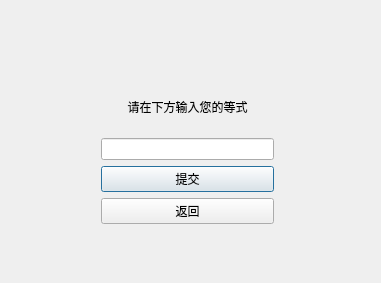
<?xml version="1.0" encoding="UTF-8"?>
<ui version="4.0">
 <class>Dialog</class>
 <widget class="QDialog" name="Dialog">
  <property name="geometry">
   <rect>
    <x>0</x>
    <y>0</y>
    <width>381</width>
    <height>283</height>
   </rect>
  </property>
  <property name="windowTitle">
   <string>Dialog</string>
  </property>
  <widget class="QWidget" name="layoutWidget">
   <property name="geometry">
    <rect>
     <x>101</x>
     <y>81</y>
     <width>173</width>
     <height>143</height>
    </rect>
   </property>
   <layout class="QVBoxLayout" name="verticalLayout">
    <item>
     <widget class="QLabel" name="label">
      <property name="text">
       <string>请在下方输入您的等式</string>
      </property>
      <property name="alignment">
       <set>Qt::AlignCenter</set>
      </property>
     </widget>
    </item>
    <item>
     <widget class="QLineEdit" name="lineEdit">
      <property name="inputMask">
       <string/>
      </property>
      <property name="text">
       <string/>
      </property>
      <property name="alignment">
       <set>Qt::AlignCenter</set>
      </property>
     </widget>
    </item>
    <item>
     <widget class="QPushButton" name="upload_submit">
      <property name="text">
       <string>提交</string>
      </property>
     </widget>
    </item>
    <item>
     <widget class="QPushButton" name="back">
      <property name="text">
       <string>返回</string>
      </property>
     </widget>
    </item>
   </layout>
  </widget>
 </widget>
 <resources/>
 <connections/>
</ui>
